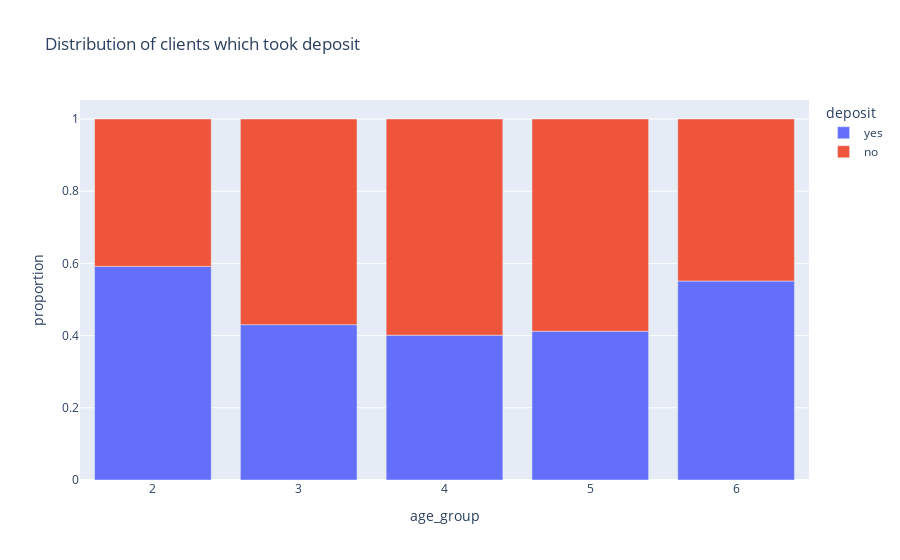

Notebook cell for this chart:
### Code cell
fig_data = df_clean.groupby(['age_group'], as_index=False)['deposit'].value_counts(normalize = True)
display(fig_data)
fig = px.bar(
    data_frame=fig_data, 
    x = 'age_group', 
    y='proportion',
    color = 'deposit',
    title = 'Distribution of clients which took deposit'
)
fig.show()

### Figure 1 — Plotly figure (JSON) as saved in the notebook; plotly's stock layout.template omitted (floating-point values rounded to 4 significant figures)
{"data": [{"alignmentgroup": "True", "hovertemplate": "deposit=yes<br>age_group=%{x}<br>proportion=%{y}<extra></extra>", "legendgroup": "yes", "marker": {"color": "#636efa", "pattern": {"shape": ""}}, "name": "yes", "offsetgroup": "yes", "orientation": "v", "showlegend": true, "textposition": "auto", "type": "bar", "x": [2, 3, 4, 5, 6], "xaxis": "x", "y": [0.5918, 0.4303, 0.4012, 0.4121, 0.5512], "yaxis": "y"}, {"alignmentgroup": "True", "hovertemplate": "deposit=no<br>age_group=%{x}<br>proportion=%{y}<extra></extra>", "legendgroup": "no", "marker": {"color": "#EF553B", "pattern": {"shape": ""}}, "name": "no", "offsetgroup": "no", "orientation": "v", "showlegend": true, "textposition": "auto", "type": "bar", "x": [2, 3, 4, 5, 6], "xaxis": "x", "y": [0.4082, 0.5697, 0.5988, 0.5879, 0.4488], "yaxis": "y"}], "layout": {"barmode": "relative", "legend": {"title": {"text": "deposit"}, "tracegroupgap": 0}, "title": {"text": "Distribution of clients which took deposit"}, "xaxis": {"anchor": "y", "domain": [0, 1], "title": {"text": "age_group"}}, "yaxis": {"anchor": "x", "domain": [0, 1], "title": {"text": "proportion"}}}}
